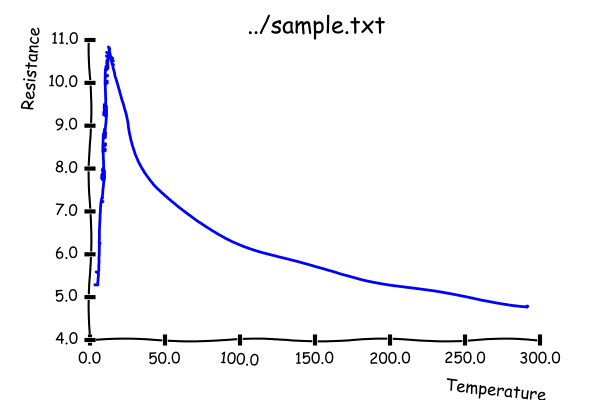

Write Python code to recreate this figure.
from Stoner import Data
from Stoner.PlotFormats import SketchPlot    

d=Data("../sample.txt",setas="xy",template=SketchPlot)
d.plot()
